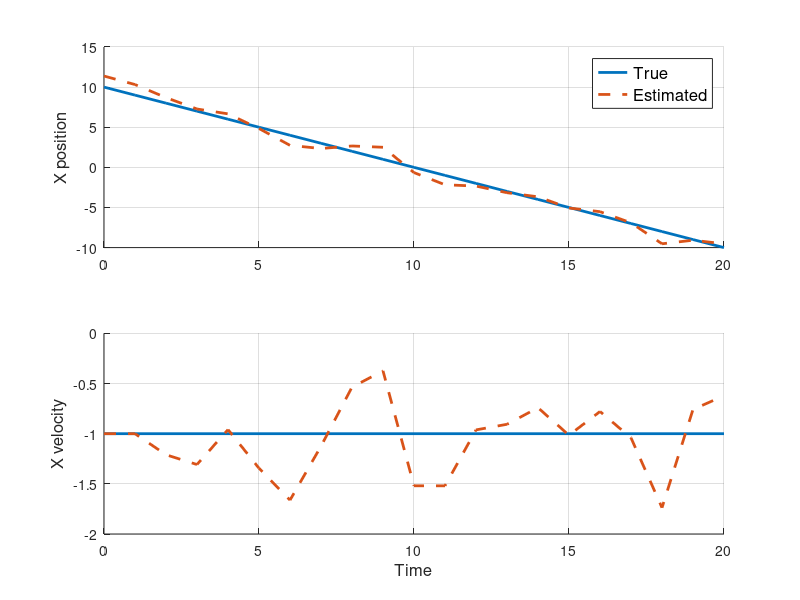
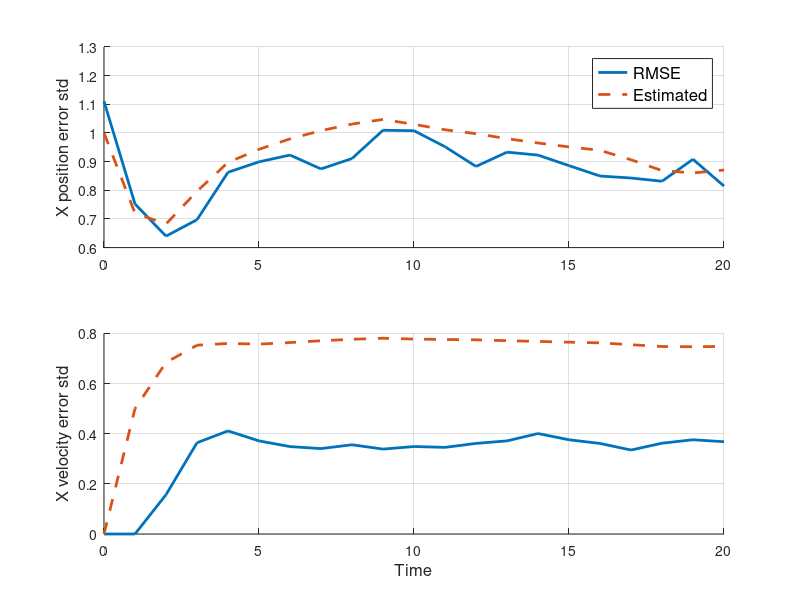
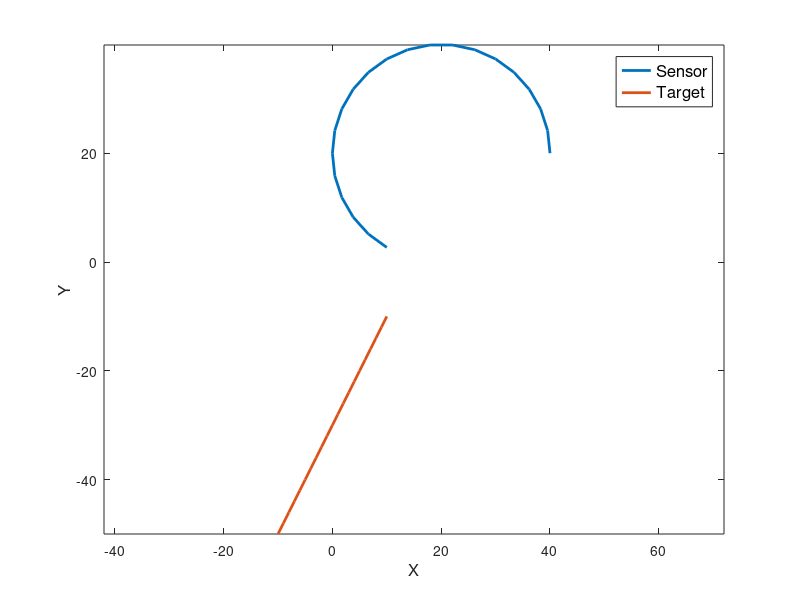

The MATLAB source for these figures, in order:

% Please cite the following book chapter if you find this code helpful.
%%% Y. Kim and H. Bang, Introduction to Kalman Filter and Its Applications, InTechOpen, 2018

% Example 3.3.1 - Target tracking

close all
clc
clear

%% settings

N = 20; % number of time steps
dt = 1; % time between time steps
M = 100; % number of Monte-Carlo runs

sig_mea_true = [0.02; 0.02; 1.0]; % true value of standard deviation of measurement noise

sig_pro = [0.5; 0.5; 0.5]; % user input of standard deviation of process noise
sig_mea = [0.02; 0.02; 1.0]; % user input of standard deviation of measurement noise

sig_init = [1; 1; 0; 0; 0; 0]; % standard deviation of initial guess

Q = [zeros(3), zeros(3); zeros(3), diag(sig_pro.^2)]; % process noise covariance matrix
R = diag(sig_mea.^2); % measurement noise covariance matrix

F = [eye(3), eye(3)*dt; zeros(3), eye(3)]; % state transition matrix
B = eye(6); % control-input matrix
u = zeros(6,1); % control vector

H = zeros(3, 6); % measurement matrix - to be determined

%% true trajectory

% sensor trajectory
p_sensor = zeros(3,N+1);
for k = 1:1:N+1
    p_sensor(1,k) = 20 + 20*cos(2*pi/30 * (k-1));
    p_sensor(2,k) = 20 + 20*sin(2*pi/30 * (k-1));
    p_sensor(3,k) = 50;
end

% true target trajectory
x_true = zeros(6,N+1); 
x_true(:,1) = [10; -10; 0; -1; -2; 0]; % initial true state
for k = 2:1:N+1
    x_true(:,k) = F*x_true(:,k-1) + B*u;
end

%% extended Kalman filter simulation

res_x_est = zeros(6,N+1,M); % Monte-Carlo estimates
res_x_err = zeros(6,N+1,M); % Monte-Carlo estimate errors
P_diag = zeros(6,N+1); % diagonal term of error covariance matrix

% filtering
for m = 1:1:M
    % initial guess
    x_est(:,1) = x_true(:,1) + normrnd(0, sig_init);
    P = [eye(3)*sig_init(1)^2, zeros(3); zeros(3), eye(3)*sig_init(4)^2];
    P_diag(:,1) = diag(P);
    for k = 2:1:N+1
        
        %%% Prediction
      
        % predicted state estimate
        x_est(:,k) = F*x_est(:,k-1) + B*u;
        
        % predicted error covariance
        P = F*P*F' + Q;
        
        %%% Update
        % obtain measurement
        p = x_true(1:3,k) - p_sensor(:,k); % true relative position
        z_true = [atan2(p(1), p(2));
                  atan2(p(3), sqrt(p(1)^2 + p(2)^2));
                  norm(p)]; % true measurement
              
        z = z_true + normrnd(0, sig_mea_true); % erroneous measurement
        
        % predicted meausrement
        pp = x_est(1:3,k) - p_sensor(:,k); % predicted relative position
        z_p = [atan2(pp(1), pp(2));
               atan2(pp(3), sqrt(pp(1)^2 + pp(2)^2));
               norm(pp)]; % predicted measurement
        
        % measurement residual
        y = z - z_p;
        
        % measurement matrix
        H = [pp(2)/(pp(1)^2+pp(2)^2), -pp(1)/(pp(1)^2+pp(2)^2), 0, zeros(1,3);
            -pp(1)*pp(3)/(pp'*pp)/norm(pp(1:2)), -pp(2)*pp(3)/(pp'*pp)/norm(pp(1:2)), 1/norm(pp(1:2)), zeros(1,3);
            pp(1)/norm(pp), pp(2)/norm(pp), pp(3)/norm(pp), zeros(1,3)];
                
        % Kalman gain
        K = P*H'/(R+H*P*H');
        
        % updated state estimate
        x_est(:,k) = x_est(:,k) + K*y;
        
        % updated error covariance
        P = (eye(6) - K*H)*P;
        
        P_diag(:,k) = diag(P);
    end
    
    res_x_est(:,:,m) = x_est;
    res_x_err(:,:,m) = x_est - x_true;
    
end

%% get result statistics

x_est_avg = mean(res_x_est,3);
x_err_avg = mean(res_x_err,3);
x_RMSE = zeros(6,N+1); % root mean square error
for k = 1:1:N+1
    x_RMSE(1,k) = sqrt(mean(res_x_err(1,k,:).^2,3));
    x_RMSE(2,k) = sqrt(mean(res_x_err(2,k,:).^2,3));
    x_RMSE(3,k) = sqrt(mean(res_x_err(3,k,:).^2,3));
    x_RMSE(4,k) = sqrt(mean(res_x_err(4,k,:).^2,3));
    x_RMSE(5,k) = sqrt(mean(res_x_err(5,k,:).^2,3));
    x_RMSE(6,k) = sqrt(mean(res_x_err(6,k,:).^2,3));
end

%% plot results

time = (0:1:N)*dt;

figure
subplot(2,1,1); hold on;
plot(time, x_true(1,:), 'linewidth', 2);
plot(time, res_x_est(1,:,1), '--', 'linewidth', 2);
legend({'True', 'Estimated'}, 'fontsize', 12);
ylabel('X position', 'fontsize', 12); grid on;

subplot(2,1,2); hold on;
plot(time, x_true(4,:), 'linewidth', 2);
plot(time, res_x_est(4,:,1), '--', 'linewidth', 2);
ylabel('X velocity', 'fontsize', 12); xlabel('Time', 'fontsize', 12); grid on;

figure
subplot(2,1,1); hold on;
plot(time, x_RMSE(1,:), 'linewidth', 2);
plot(time, sqrt(P_diag(1,:)), '--', 'linewidth', 2);
legend({'RMSE', 'Estimated'}, 'fontsize', 12);
ylabel('X position error std', 'fontsize', 12); grid on;

subplot(2,1,2); hold on;
plot(time, x_RMSE(4,:), 'linewidth', 2);
plot(time, sqrt(P_diag(4,:)), '--', 'linewidth', 2);
ylabel('X velocity error std', 'fontsize', 12); xlabel('Time', 'fontsize', 12); grid on;

figure
plot(p_sensor(1,:), p_sensor(2,:), 'linewidth', 2); hold on;
plot(x_true(1,:), x_true(2,:), 'linewidth', 2); hold on;
legend({'Sensor', 'Target'}, 'fontsize', 12);
xlabel('X', 'fontsize', 12); ylabel('Y', 'fontsize', 12);
axis equal;